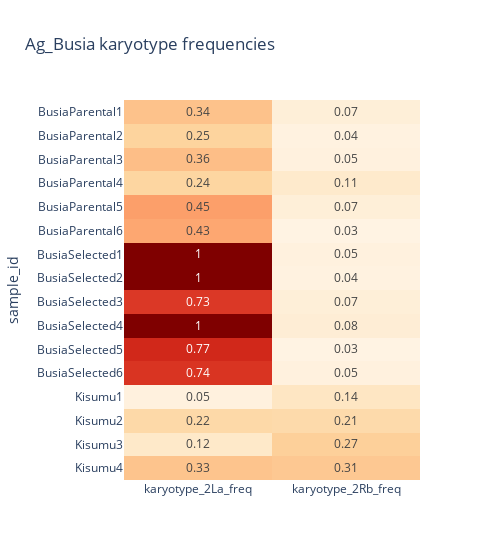

This figure's notebook cell:
### Markdown cell above
### Karyotyping

**Output Directory:** <span style="color:gray;font-weight:bold">*results/karyotype/*</span>

**Rules**  

<span style="color:gray;font-weight:bold">
    
* *variantAnalysis.smk*
    * Karyotype  
    
</span> 


**Introduction** 

Chromosomal inversions are a type of structural variation in which a segment of a chromosome is inverted relative to the normal ancestral arrangement. In *Anopheles gambiae*, chromosomal inversions have been extensively studied due to their role in the evolution and adaptation of the species. These inversions limit recombination in heterokaryotypic individuals, and so can act as barriers to gene flow between opposing karyotypes. The 2La inversion, which is approximately 21Mb long, has been associated with aridity tolerance, *Plasmodium* infection and insecticide resistance. Because the 2La inversion predates the speciation of the gambiae complex, it is the biggest driver of population structure within its breakpoints.

In *RNA-Seq-Pop*, we can estimate the frequency of chromosomal inversions in our samples, using [compkaryo](https://github.com/rrlove/compkaryo) and karyotype-tagging SNPs. These are SNPs which reside within the inversion breakpoints, and show fixed differences between karyotypes, indicating which karyotype a sample contains.

**Results**

### Code cell
import plotly.graph_objects as go

df = df_karyo.filter(like="freq")


fig = px.imshow(
    df,
    color_continuous_scale="OrRd",
    aspect="auto",
    text_auto=True,
    zmin=0,
    zmax=1,
    width=200 + (df.shape[1] * 150),
    title=f"{dataset} karyotype frequencies", 
)
fig.update(layout_coloraxis_showscale=False)
fig.write_image(f"{wkdir}/results/karyotype/karyotype_heatmap.png", scale=2)
fig.show()

### Figure 1 — Plotly figure (JSON) as saved in the notebook; plotly's stock layout.template omitted (floating-point values rounded to 4 significant figures)
{"data": [{"coloraxis": "coloraxis", "hovertemplate": "x: %{x}<br>sample_id: %{y}<br>color: %{z}<extra></extra>", "name": "0", "texttemplate": "%{z}", "type": "heatmap", "x": ["karyotype_2La_freq", "karyotype_2Rb_freq"], "xaxis": "x", "y": ["BusiaParental1", "BusiaParental2", "BusiaParental3", "BusiaParental4", "BusiaParental5", "BusiaParental6", "BusiaSelected1", "BusiaSelected2", "BusiaSelected3", "BusiaSelected4", "BusiaSelected5", "BusiaSelected6", "Kisumu1", "Kisumu2", "Kisumu3", "Kisumu4"], "yaxis": "y", "z": [[0.34, 0.07], [0.25, 0.04], [0.36, 0.05], [0.24, 0.11], [0.45, 0.07], [0.43, 0.03], [1, 0.05], [1, 0.04], [0.73, 0.07], [1, 0.08], [0.77, 0.03], [0.74, 0.05], [0.05, 0.14], [0.22, 0.21], [0.12, 0.27], [0.33, 0.31]]}], "layout": {"coloraxis": {"cmax": 1, "cmin": 0, "colorscale": [[0, "rgb(255,247,236)"], [0.125, "rgb(254,232,200)"], [0.25, "rgb(253,212,158)"], [0.375, "rgb(253,187,132)"], [0.5, "rgb(252,141,89)"], [0.625, "rgb(239,101,72)"], [0.75, "rgb(215,48,31)"], [0.875, "rgb(179,0,0)"], [1, "rgb(127,0,0)"]], "showscale": false}, "title": {"text": "Ag_Busia karyotype frequencies"}, "width": 500, "xaxis": {"anchor": "y", "domain": [0, 1]}, "yaxis": {"anchor": "x", "autorange": "reversed", "domain": [0, 1], "title": {"text": "sample_id"}}}}
